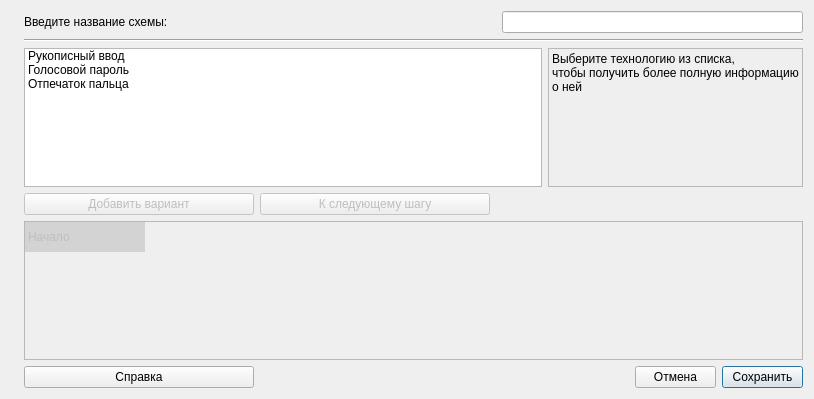
<?xml version="1.0" encoding="UTF-8"?>
<ui version="4.0">
 <class>SchemeDialog</class>
 <widget class="QDialog" name="SchemeDialog">
  <property name="geometry">
   <rect>
    <x>0</x>
    <y>0</y>
    <width>814</width>
    <height>399</height>
   </rect>
  </property>
  <property name="windowTitle">
   <string>Редактор схемы преобразования</string>
  </property>
  <layout class="QGridLayout" name="gridLayout">
   <item row="5" column="8">
    <widget class="QPushButton" name="btnOK">
     <property name="enabled">
      <bool>true</bool>
     </property>
     <property name="sizePolicy">
      <sizepolicy hsizetype="Preferred" vsizetype="Fixed">
       <horstretch>0</horstretch>
       <verstretch>0</verstretch>
      </sizepolicy>
     </property>
     <property name="text">
      <string>Сохранить</string>
     </property>
     <property name="default">
      <bool>true</bool>
     </property>
     <property name="flat">
      <bool>false</bool>
     </property>
    </widget>
   </item>
   <item row="2" column="1" colspan="5">
    <widget class="QListWidget" name="list">
     <property name="sizePolicy">
      <sizepolicy hsizetype="Expanding" vsizetype="Expanding">
       <horstretch>0</horstretch>
       <verstretch>0</verstretch>
      </sizepolicy>
     </property>
     <property name="whatsThis">
      <string>&lt;html&gt;&lt;head/&gt;&lt;body&gt;&lt;p&gt;Список установленных биометрических технологий&lt;/p&gt;&lt;/body&gt;&lt;/html&gt;</string>
     </property>
     <property name="selectionMode">
      <enum>QAbstractItemView::SingleSelection</enum>
     </property>
     <item>
      <property name="text">
       <string>Рукописный ввод</string>
      </property>
     </item>
     <item>
      <property name="text">
       <string>Голосовой пароль</string>
      </property>
     </item>
     <item>
      <property name="text">
       <string>Отпечаток пальца</string>
      </property>
     </item>
    </widget>
   </item>
   <item row="5" column="1">
    <widget class="QPushButton" name="btnHelp">
     <property name="sizePolicy">
      <sizepolicy hsizetype="Preferred" vsizetype="Fixed">
       <horstretch>1</horstretch>
       <verstretch>0</verstretch>
      </sizepolicy>
     </property>
     <property name="text">
      <string>Справка</string>
     </property>
    </widget>
   </item>
   <item row="1" column="1" colspan="8">
    <widget class="Line" name="line">
     <property name="orientation">
      <enum>Qt::Horizontal</enum>
     </property>
    </widget>
   </item>
   <item row="0" column="1" colspan="3">
    <widget class="QLabel" name="label_2">
     <property name="text">
      <string>Введите название схемы:</string>
     </property>
    </widget>
   </item>
   <item row="0" column="4" colspan="5">
    <widget class="QLineEdit" name="lineEdit">
     <property name="sizePolicy">
      <sizepolicy hsizetype="Expanding" vsizetype="Fixed">
       <horstretch>0</horstretch>
       <verstretch>0</verstretch>
      </sizepolicy>
     </property>
    </widget>
   </item>
   <item row="5" column="4" colspan="2">
    <spacer name="spacer1">
     <property name="orientation">
      <enum>Qt::Horizontal</enum>
     </property>
     <property name="sizeHint" stdset="0">
      <size>
       <width>40</width>
       <height>20</height>
      </size>
     </property>
    </spacer>
   </item>
   <item row="4" column="1" colspan="8">
    <widget class="QTableWidget" name="table">
     <property name="enabled">
      <bool>false</bool>
     </property>
     <property name="whatsThis">
      <string>&lt;html&gt;&lt;head/&gt;&lt;body&gt;&lt;p&gt;Графическое отображение схемы преобразования. Выберите необзодимую технологию в списке выше, затем выберите точку применения тенологии и нажмите &amp;quot;Добавить после&amp;quot; или &amp;quot;Добавить вместо&amp;quot;.&lt;/p&gt;&lt;/body&gt;&lt;/html&gt;</string>
     </property>
     <property name="selectionMode">
      <enum>QAbstractItemView::ContiguousSelection</enum>
     </property>
     <property name="selectionBehavior">
      <enum>QAbstractItemView::SelectItems</enum>
     </property>
     <property name="showGrid">
      <bool>false</bool>
     </property>
     <property name="gridStyle">
      <enum>Qt::DotLine</enum>
     </property>
     <property name="cornerButtonEnabled">
      <bool>false</bool>
     </property>
     <attribute name="horizontalHeaderVisible">
      <bool>false</bool>
     </attribute>
     <attribute name="horizontalHeaderCascadingSectionResizes">
      <bool>false</bool>
     </attribute>
     <attribute name="horizontalHeaderDefaultSectionSize">
      <number>120</number>
     </attribute>
     <attribute name="verticalHeaderVisible">
      <bool>false</bool>
     </attribute>
     <row>
      <property name="text">
       <string>New Row</string>
      </property>
     </row>
     <column>
      <property name="text">
       <string>1</string>
      </property>
     </column>
     <item row="0" column="0">
      <property name="text">
       <string>Начало</string>
      </property>
      <property name="background">
       <brush brushstyle="SolidPattern">
        <color alpha="255">
         <red>211</red>
         <green>211</green>
         <blue>211</blue>
        </color>
       </brush>
      </property>
     </item>
    </widget>
   </item>
   <item row="5" column="7">
    <widget class="QPushButton" name="btnCancel">
     <property name="sizePolicy">
      <sizepolicy hsizetype="Preferred" vsizetype="Fixed">
       <horstretch>0</horstretch>
       <verstretch>0</verstretch>
      </sizepolicy>
     </property>
     <property name="text">
      <string>Отмена</string>
     </property>
    </widget>
   </item>
   <item row="2" column="6" colspan="3">
    <widget class="QLabel" name="label">
     <property name="sizePolicy">
      <sizepolicy hsizetype="Expanding" vsizetype="Expanding">
       <horstretch>0</horstretch>
       <verstretch>0</verstretch>
      </sizepolicy>
     </property>
     <property name="frameShape">
      <enum>QFrame::StyledPanel</enum>
     </property>
     <property name="frameShadow">
      <enum>QFrame::Sunken</enum>
     </property>
     <property name="text">
      <string>Выберите технологию из списка,
чтобы получить более полную информацию
о ней</string>
     </property>
     <property name="alignment">
      <set>Qt::AlignLeading|Qt::AlignLeft|Qt::AlignTop</set>
     </property>
    </widget>
   </item>
   <item row="0" column="0">
    <widget class="QLabel" name="icon">
     <property name="sizePolicy">
      <sizepolicy hsizetype="Fixed" vsizetype="Fixed">
       <horstretch>0</horstretch>
       <verstretch>0</verstretch>
      </sizepolicy>
     </property>
     <property name="text">
      <string/>
     </property>
     <property name="pixmap">
      <pixmap>:/res/48px-Tools-spanner-hammer.svg.png</pixmap>
     </property>
     <property name="alignment">
      <set>Qt::AlignLeading|Qt::AlignLeft|Qt::AlignTop</set>
     </property>
    </widget>
   </item>
   <item row="3" column="1">
    <widget class="QPushButton" name="btnAlong">
     <property name="enabled">
      <bool>false</bool>
     </property>
     <property name="sizePolicy">
      <sizepolicy hsizetype="Preferred" vsizetype="Fixed">
       <horstretch>1</horstretch>
       <verstretch>0</verstretch>
      </sizepolicy>
     </property>
     <property name="text">
      <string>Добавить вариант</string>
     </property>
    </widget>
   </item>
   <item row="3" column="2">
    <widget class="QPushButton" name="btnAfter">
     <property name="enabled">
      <bool>false</bool>
     </property>
     <property name="sizePolicy">
      <sizepolicy hsizetype="Preferred" vsizetype="Fixed">
       <horstretch>1</horstretch>
       <verstretch>0</verstretch>
      </sizepolicy>
     </property>
     <property name="text">
      <string>К следующему шагу</string>
     </property>
    </widget>
   </item>
  </layout>
 </widget>
 <resources/>
 <connections>
  <connection>
   <sender>btnAfter</sender>
   <signal>clicked()</signal>
   <receiver>SchemeDialog</receiver>
   <slot>addAfter()</slot>
   <hints>
    <hint type="sourcelabel">
     <x>196</x>
     <y>345</y>
    </hint>
    <hint type="destinationlabel">
     <x>246</x>
     <y>317</y>
    </hint>
   </hints>
  </connection>
  <connection>
   <sender>btnAlong</sender>
   <signal>clicked()</signal>
   <receiver>SchemeDialog</receiver>
   <slot>addAlong()</slot>
   <hints>
    <hint type="sourcelabel">
     <x>327</x>
     <y>345</y>
    </hint>
    <hint type="destinationlabel">
     <x>302</x>
     <y>317</y>
    </hint>
   </hints>
  </connection>
  <connection>
   <sender>btnCancel</sender>
   <signal>clicked()</signal>
   <receiver>SchemeDialog</receiver>
   <slot>close()</slot>
   <hints>
    <hint type="sourcelabel">
     <x>624</x>
     <y>656</y>
    </hint>
    <hint type="destinationlabel">
     <x>560</x>
     <y>317</y>
    </hint>
   </hints>
  </connection>
  <connection>
   <sender>table</sender>
   <signal>itemSelectionChanged()</signal>
   <receiver>SchemeDialog</receiver>
   <slot>selected()</slot>
   <hints>
    <hint type="sourcelabel">
     <x>697</x>
     <y>374</y>
    </hint>
    <hint type="destinationlabel">
     <x>601</x>
     <y>227</y>
    </hint>
   </hints>
  </connection>
  <connection>
   <sender>list</sender>
   <signal>itemSelectionChanged()</signal>
   <receiver>SchemeDialog</receiver>
   <slot>selected()</slot>
   <hints>
    <hint type="sourcelabel">
     <x>312</x>
     <y>119</y>
    </hint>
    <hint type="destinationlabel">
     <x>532</x>
     <y>209</y>
    </hint>
   </hints>
  </connection>
 </connections>
 <slots>
  <slot>addAfter()</slot>
  <slot>addAlong()</slot>
  <slot>addMerge()</slot>
  <slot>selected()</slot>
 </slots>
</ui>
